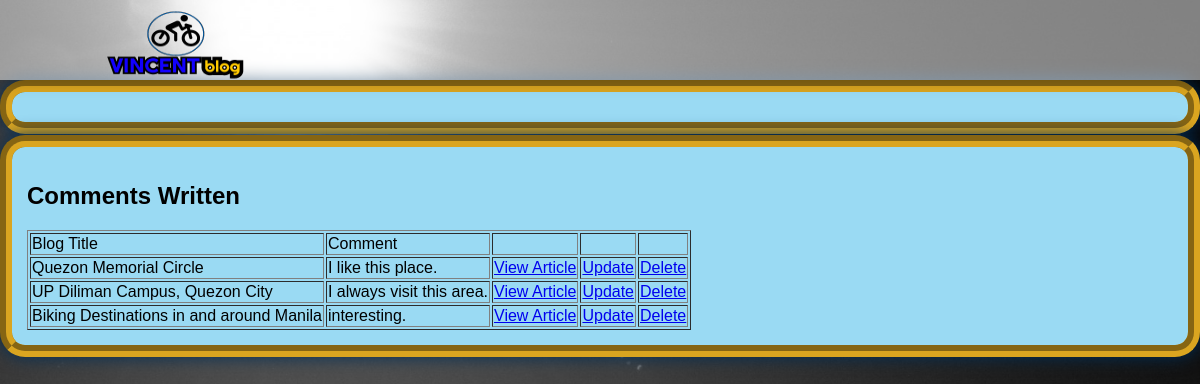
The app's page /dashboard.php (signed in) with its own data.
### tables this page shows
CREATE TABLE tbl_feedback (
  fld_fid int(11) NOT NULL,
  fld_username varchar(64) NOT NULL,
  fld_feedback text NOT NULL,
  fld_bid int(11) NOT NULL,
  fld_uid int(11) NOT NULL
);

CREATE TABLE tbl_blog (
  fld_bid int(11) NOT NULL,
  fld_btitle varchar(128) NOT NULL,
  fld_bcontent text NOT NULL,
  fld_bpict varchar(128) NOT NULL,
  fld_bdate date NOT NULL DEFAULT current_timestamp(),
  fld_uid int(11) NOT NULL
);

### dashboard.php (the view, shortened to what this page needs)
<?php
include 'connection.php';
?>
<!DOCTYPE html>
<html>
<head>
	<link rel="stylesheet" type="text/css" href="fontawesome/css/all.min.css">
	<link rel="stylesheet" type="text/css" href="dashboard.css">
</head>
<body>
<section>
<header>
 	<a href="index.php"><img class="logo" src="blogPics/loko.png"></a>
 </header>
<div class="table">
</div>
<div class="comments">
<?php
echo "<h1>Comments Written</h1>";
echo "<table border='1'>
<tr>
	<td>Blog Title</td>
	<td>Comment</td>
	<td></td>
	<td></td>
	<td></td>
</tr>";
$uid = $mysqli->real_escape_string($_SESSION['id']);
$sqlGetFeedback="SELECT
		fld_fid
		,tbl_blog.fld_bid
		,tbl_blog.fld_btitle
		, fld_feedback
	FROM tbl_feedback
	JOIN tbl_blog
	ON tbl_feedback.fld_bid = tbl_blog.fld_bid
	WHERE tbl_feedback.fld_uid = '$uid'
	ORDER BY fld_fid DESC";
$resultGetFeedback = $mysqli->query($sqlGetFeedback);
while ($rowGetFeedback = $resultGetFeedback->fetch_assoc()) {
	echo "<tr>";
	echo "<td>".$rowGetFeedback['fld_btitle']."</td>";
	echo "<td>".$rowGetFeedback['fld_feedback']."</td>";
	echo "<td><a href='viewArticle.php?id=".$rowGetFeedback['fld_bid']."'>View Article</a></td>";
	echo "<td><a href='upComment.php?id=".$rowGetFeedback['fld_bid']
		."&fid=".$rowGetFeedback['fld_fid']."'>Update</a></td>";
	echo "<td><a href='delComment.php?id=".$rowGetFeedback['fld_bid']
		."&fid=".$rowGetFeedback['fld_fid']."'>Delete</a></td>";
	echo "</tr>";
}
echo "</table>";
?>
</div>
</section>
</body>
</html>

### dashboard.css (style rules this page uses)
body { margin: 0; padding: 0; height: 100%; width: 100%; font-family: sans-serif; background-image: url(blogPics/bikebg6.jpg); background-size: cover; background-position: center; background-repeat: no-repeat; background-attachment: fixed; }
section { margin: 0 auto; }
header { padding: 0 50px; width: 100%; height: 80px; box-sizing: border-box; background: rgb(255,255,255,.5); box-shadow: 0 2px 15px rgb(0,0,0,.2); transition: .5s; position:fixed; z-index: 1000; }
.logo { padding: 5px 0 0 50px; width: 150px; height: 80px; }
.table { border-radius: 25px; background-color: rgb(154, 218, 243); box-shadow: 0 0 17px rgb(2, 47, 88); border: 12px groove goldenrod; padding: 15px; position: relative; top: 80px; }
.comments { border-radius: 25px; background-color: rgb(154, 218, 243); box-shadow: 0 0 17px rgb(2, 47, 88); border: 12px groove goldenrod; padding: 15px; top:81px; position: relative; }

### records on screen
tbl_feedback: fld_bid.fld_btitle "Quezon Memorial Circle", fld_feedback "I like this place."
tbl_feedback: fld_bid.fld_btitle "UP Diliman Campus, Quezon City", fld_feedback "I always visit this area."
tbl_feedback: fld_bid.fld_btitle "Biking Destinations in and around Manila", fld_feedback "interesting."
